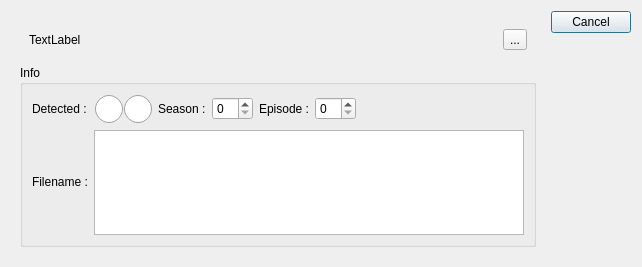
<?xml version="1.0" encoding="UTF-8"?>
<ui version="4.0">
 <class>SearchScraperDialog</class>
 <widget class="QDialog" name="SearchScraperDialog">
  <property name="geometry">
   <rect>
    <x>0</x>
    <y>0</y>
    <width>642</width>
    <height>267</height>
   </rect>
  </property>
  <property name="windowTitle">
   <string>Dialog</string>
  </property>
  <layout class="QHBoxLayout" name="horizontalLayout_4">
   <item>
    <widget class="QWidget" name="widget_3" native="true">
     <layout class="QVBoxLayout" name="verticalLayout">
      <item>
       <widget class="QWidget" name="widget_4" native="true">
        <property name="sizePolicy">
         <sizepolicy hsizetype="Preferred" vsizetype="Fixed">
          <horstretch>0</horstretch>
          <verstretch>0</verstretch>
         </sizepolicy>
        </property>
        <layout class="QGridLayout" name="gridLayout">
         <item row="0" column="1">
          <widget class="QToolButton" name="toolButton">
           <property name="text">
            <string>...</string>
           </property>
           <property name="toolButtonStyle">
            <enum>Qt::ToolButtonFollowStyle</enum>
           </property>
          </widget>
         </item>
         <item row="0" column="0">
          <widget class="QLabel" name="labelAllo">
           <property name="sizePolicy">
            <sizepolicy hsizetype="Ignored" vsizetype="Preferred">
             <horstretch>0</horstretch>
             <verstretch>0</verstretch>
            </sizepolicy>
           </property>
           <property name="text">
            <string>TextLabel</string>
           </property>
           <property name="scaledContents">
            <bool>false</bool>
           </property>
          </widget>
         </item>
        </layout>
       </widget>
      </item>
      <item>
       <widget class="QGroupBox" name="groupBox">
        <property name="title">
         <string>Info</string>
        </property>
        <layout class="QGridLayout" name="gridLayout">
         <item row="0" column="0">
          <layout class="QFormLayout" name="formLayout">
           <item row="1" column="0">
            <widget class="QLabel" name="testLabel">
             <property name="sizePolicy">
              <sizepolicy hsizetype="Expanding" vsizetype="Expanding">
               <horstretch>0</horstretch>
               <verstretch>0</verstretch>
              </sizepolicy>
             </property>
             <property name="text">
              <string>&lt;html&gt;&lt;head/&gt;&lt;body&gt;&lt;p&gt;Filename :&lt;/p&gt;&lt;/body&gt;&lt;/html&gt;</string>
             </property>
            </widget>
           </item>
           <item row="1" column="1">
            <widget class="QTextEdit" name="labelFilename">
             <property name="enabled">
              <bool>true</bool>
             </property>
             <property name="readOnly">
              <bool>true</bool>
             </property>
            </widget>
           </item>
           <item row="0" column="0">
            <widget class="QLabel" name="detectedLabel">
             <property name="sizePolicy">
              <sizepolicy hsizetype="Expanding" vsizetype="Expanding">
               <horstretch>0</horstretch>
               <verstretch>0</verstretch>
              </sizepolicy>
             </property>
             <property name="text">
              <string>&lt;html&gt;&lt;head/&gt;&lt;body&gt;&lt;p&gt;Detected :&lt;/p&gt;&lt;/body&gt;&lt;/html&gt;</string>
             </property>
            </widget>
           </item>
           <item row="0" column="1">
            <widget class="QWidget" name="widget" native="true">
             <layout class="QHBoxLayout" name="horizontalLayout">
              <property name="spacing">
               <number>6</number>
              </property>
              <property name="leftMargin">
               <number>0</number>
              </property>
              <property name="topMargin">
               <number>0</number>
              </property>
              <property name="rightMargin">
               <number>0</number>
              </property>
              <property name="bottomMargin">
               <number>0</number>
              </property>
              <item>
               <widget class="QWidget" name="Teddy" native="true">
                <property name="sizePolicy">
                 <sizepolicy hsizetype="Fixed" vsizetype="Fixed">
                  <horstretch>0</horstretch>
                  <verstretch>0</verstretch>
                 </sizepolicy>
                </property>
                <property name="minimumSize">
                 <size>
                  <width>58</width>
                  <height>30</height>
                 </size>
                </property>
                <property name="maximumSize">
                 <size>
                  <width>58</width>
                  <height>30</height>
                 </size>
                </property>
                <property name="baseSize">
                 <size>
                  <width>0</width>
                  <height>0</height>
                 </size>
                </property>
                <property name="styleSheet">
                 <string notr="true">QWidget#widgetRadio {
margin:0;
padding:0;
border: 0;
}

QRadioButton {
border: 0;
margin:0;
padding:0;
background-repeat: none;
/*width:0; height:0;*/
}

QRadioButton::indicator {
width: 29px;
height: 30px;
}

QRadioButton#radioTV::indicator::unchecked {
background-image: url(:/resources/images/view-toggle-inactive-right.png);
image: url(:/resources/images/tv.png);
}
QRadioButton#radioTV::indicator::checked {
background-image: url(:/resources/images/view-toggle-active-right.png);
image: url(:/resources/images/tv.png);
}
QRadioButton#radioTV::indicator::pressed {
background-image: url(:/resources/images/view-toggle-pressed-right.png);
image: url(:/resources/images/tv.png);
}

QRadioButton#radioMovie::indicator::unchecked {
  background-image: url(:/resources/images/view-toggle-inactive-left.png);
image: url(:/resources/images/movie.png);
}
QRadioButton#radioMovie::indicator::checked {
 background-image: url(:/resources/images/view-toggle-active-left.png);
image: url(:/resources/images/movie.png);
}
QRadioButton#radioMovie::indicator::pressed {
  background-image: url(:/resources/images/view-toggle-pressed-left.png);
 image: url(:/resources/images/movie.png);
}</string>
                </property>
                <layout class="QHBoxLayout" name="horizontalLayout_3">
                 <property name="spacing">
                  <number>0</number>
                 </property>
                 <property name="sizeConstraint">
                  <enum>QLayout::SetNoConstraint</enum>
                 </property>
                 <property name="leftMargin">
                  <number>0</number>
                 </property>
                 <property name="topMargin">
                  <number>0</number>
                 </property>
                 <property name="rightMargin">
                  <number>0</number>
                 </property>
                 <property name="bottomMargin">
                  <number>0</number>
                 </property>
                 <item>
                  <widget class="QRadioButton" name="radioMovie">
                   <property name="sizePolicy">
                    <sizepolicy hsizetype="Fixed" vsizetype="Fixed">
                     <horstretch>0</horstretch>
                     <verstretch>0</verstretch>
                    </sizepolicy>
                   </property>
                   <property name="toolTip">
                    <string>Movie detected</string>
                   </property>
                   <property name="statusTip">
                    <string/>
                   </property>
                   <property name="whatsThis">
                    <string/>
                   </property>
                   <property name="text">
                    <string/>
                   </property>
                  </widget>
                 </item>
                 <item>
                  <widget class="QRadioButton" name="radioTV">
                   <property name="sizePolicy">
                    <sizepolicy hsizetype="Fixed" vsizetype="Fixed">
                     <horstretch>0</horstretch>
                     <verstretch>0</verstretch>
                    </sizepolicy>
                   </property>
                   <property name="toolTip">
                    <string>TV detected</string>
                   </property>
                   <property name="text">
                    <string/>
                   </property>
                   <property name="checked">
                    <bool>false</bool>
                   </property>
                  </widget>
                 </item>
                </layout>
               </widget>
              </item>
              <item>
               <widget class="QWidget" name="widget_2" native="true">
                <layout class="QHBoxLayout" name="horizontalLayout_2">
                 <property name="leftMargin">
                  <number>0</number>
                 </property>
                 <property name="topMargin">
                  <number>0</number>
                 </property>
                 <property name="rightMargin">
                  <number>0</number>
                 </property>
                 <property name="bottomMargin">
                  <number>0</number>
                 </property>
                 <item>
                  <widget class="QLabel" name="label_3">
                   <property name="text">
                    <string>Season :</string>
                   </property>
                   <property name="buddy">
                    <cstring>spinBoxSeason</cstring>
                   </property>
                  </widget>
                 </item>
                 <item>
                  <widget class="QSpinBox" name="spinBoxSeason"/>
                 </item>
                 <item>
                  <widget class="QLabel" name="label_4">
                   <property name="text">
                    <string>Episode :</string>
                   </property>
                   <property name="buddy">
                    <cstring>spinBoxEpisode</cstring>
                   </property>
                  </widget>
                 </item>
                 <item>
                  <widget class="QSpinBox" name="spinBoxEpisode"/>
                 </item>
                </layout>
               </widget>
              </item>
              <item>
               <spacer name="horizontalSpacer">
                <property name="orientation">
                 <enum>Qt::Horizontal</enum>
                </property>
                <property name="sizeHint" stdset="0">
                 <size>
                  <width>40</width>
                  <height>20</height>
                 </size>
                </property>
               </spacer>
              </item>
             </layout>
            </widget>
           </item>
          </layout>
         </item>
        </layout>
       </widget>
      </item>
     </layout>
    </widget>
   </item>
   <item>
    <widget class="QDialogButtonBox" name="buttonBox">
     <property name="orientation">
      <enum>Qt::Vertical</enum>
     </property>
     <property name="standardButtons">
      <set>QDialogButtonBox::Cancel</set>
     </property>
    </widget>
   </item>
  </layout>
 </widget>
 <resources/>
 <connections>
  <connection>
   <sender>radioTV</sender>
   <signal>toggled(bool)</signal>
   <receiver>widget_2</receiver>
   <slot>setVisible(bool)</slot>
   <hints>
    <hint type="sourcelabel">
     <x>151</x>
     <y>137</y>
    </hint>
    <hint type="destinationlabel">
     <x>283</x>
     <y>124</y>
    </hint>
   </hints>
  </connection>
  <connection>
   <sender>radioMovie</sender>
   <signal>toggled(bool)</signal>
   <receiver>widget_2</receiver>
   <slot>setHidden(bool)</slot>
   <hints>
    <hint type="sourcelabel">
     <x>119</x>
     <y>143</y>
    </hint>
    <hint type="destinationlabel">
     <x>282</x>
     <y>144</y>
    </hint>
   </hints>
  </connection>
  <connection>
   <sender>buttonBox</sender>
   <signal>rejected()</signal>
   <receiver>SearchScraperDialog</receiver>
   <slot>reject()</slot>
   <hints>
    <hint type="sourcelabel">
     <x>731</x>
     <y>112</y>
    </hint>
    <hint type="destinationlabel">
     <x>414</x>
     <y>244</y>
    </hint>
   </hints>
  </connection>
 </connections>
 <slots>
  <slot>search()</slot>
 </slots>
</ui>
